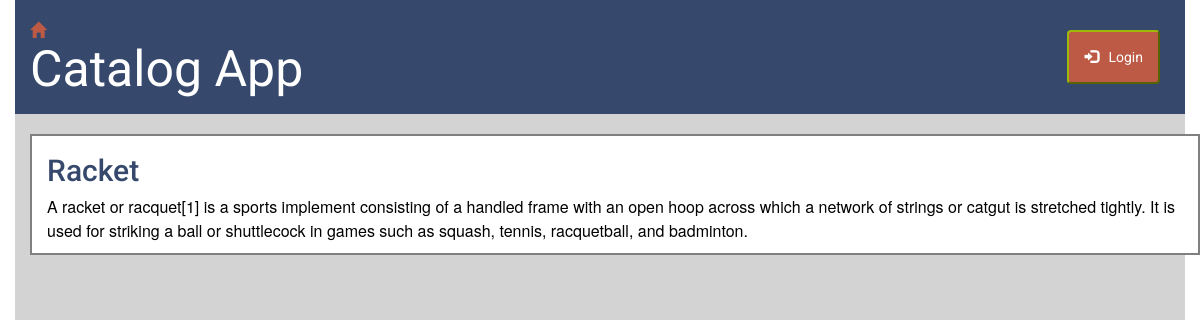
The app's page /catalog/Badminton/Racket/ with its own data.
### database_setup.py (models this page shows, shortened)
class GameItem(Base):
    __tablename__ = "gameitem"
    name = Column(String(80), nullable=False)
    id = Column(Integer, primary_key=True)
    description = Column(String(250))
    game_id = Column(Integer, ForeignKey('game.id'))
    game = relationship(Game)
    user_id = Column(Integer, ForeignKey('user.id'))
    user = relationship(User)
    __table_args__ = (UniqueConstraint('name', 'game_id',
                      name='_game_item_uc'),
                      )

### models/desc.py (the view)
@descpage.route('/catalog/<game_name>/<item_name>/')
@check_item
def itemDesc(game_name, item_name):
    if 'username' not in login_session:
        selected_game = session.query(Game).filter_by(name=game_name).first()
        selected_item = session.query(GameItem).filter(and_(GameItem.name ==
                                                            item_name,
                                                            GameItem.game_id ==
                                                            selected_game.id
                                                            )).first()
        return render_template('publicgameitemdesc.html', item=selected_item)
    else:
        return redirect(url_for('descpage.itemDescLoggedin',
                                game_name=game_name, item_name=item_name))

### templates/publicgameitemdesc.html
{% extends "main.html" %}
{% block content %}
{% include "header.html" %}
<main class="container-fluid fill">
	<div class="container catalog margin-top">
		<div class="row">
			<h2 class="col-md-12 text-capitalize"> {{item.name}} </h2>
		</div>
		<div class="row">
			<div class="col-md-12">
				<p>{{item.description}}</p>
			</div>
		</div>
	</div>
</main>
{% endblock %}

### static/style.css (style rules this page uses)
* { font-family: "Helvetica Neue Bold", Roboto, Helvetica, Arial, sans-serif; font-weight: 700; }
body { height: 100%; width: 100%; position: absolute; }
h2 { font-size: 30px; color: #36486b; line-height: 29px; }
p { font-family: "Helvetica Neue", Roboto, Helvetica, Arial, sans-serif; font-size: 16px; color: #000000; line-height: 24px; font-weight: 400; }
.container-fluid { height: inherit; }
.fill { background-color: #D3D3D3; }
.catalog { border: 2px solid grey; background-color: #FFFFFF; }
.margin-top { margin-top: 20px; }

### records on screen
GameItem: name "Racket", description "A racket or racquet[1] is a sports implement consisting of a handled frame with an open hoop across which a network of strings or catgut is stretched tightly. It is used for striking a ball or shuttlecock in games such as squash, tennis, racquetball, and badminton."
